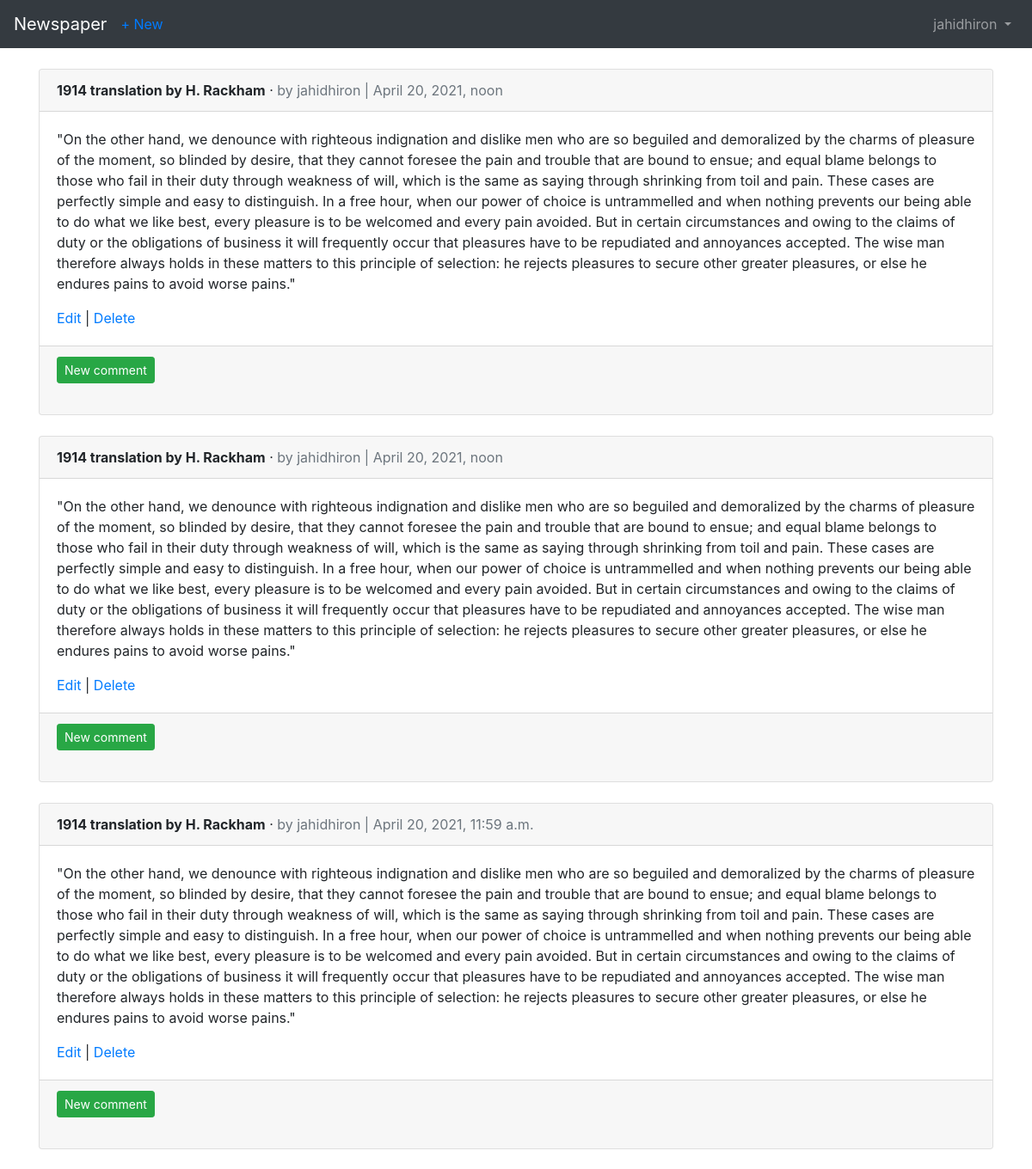
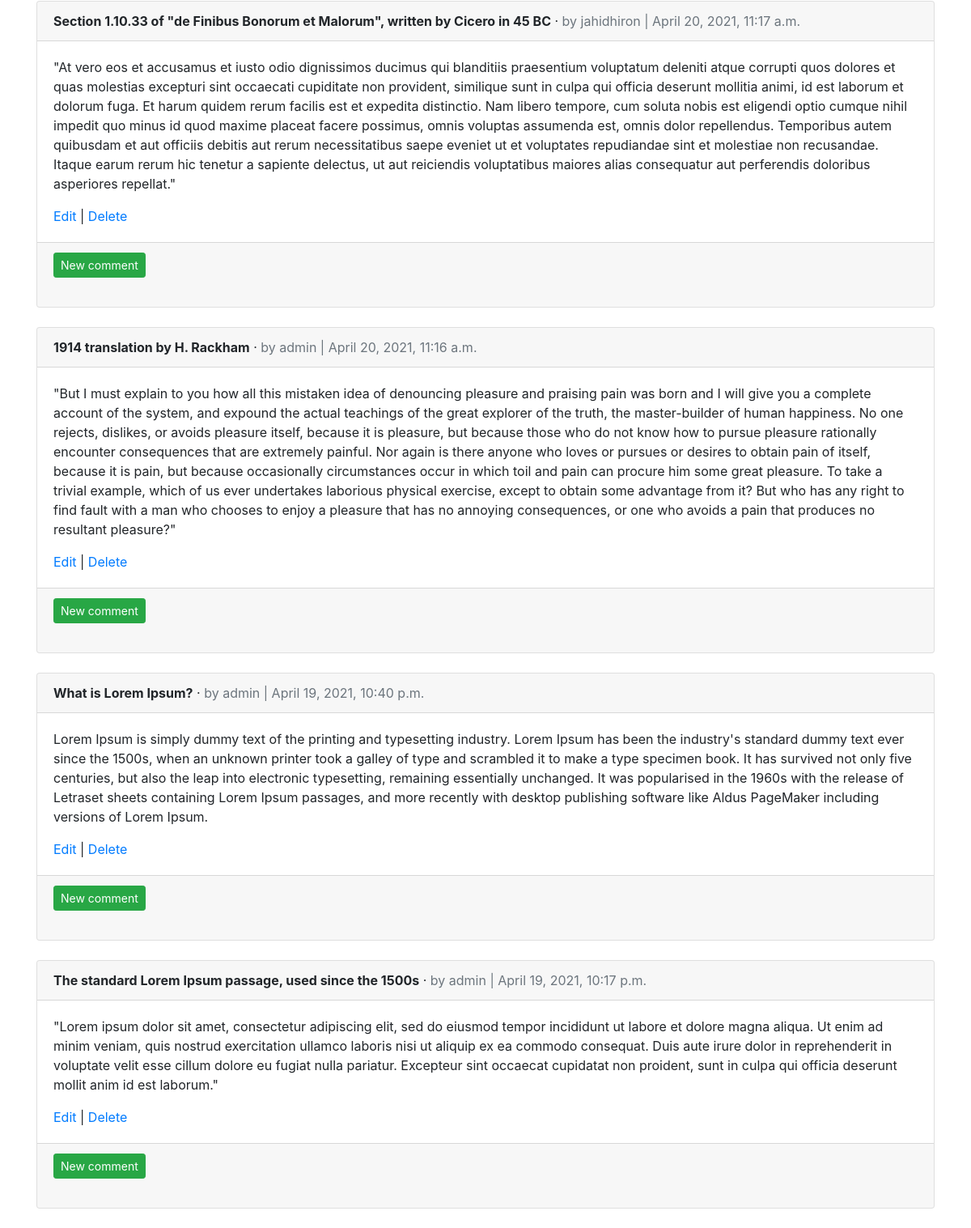
Before: /articles/ (signed in) with the older database file (2 pictures, top to bottom).
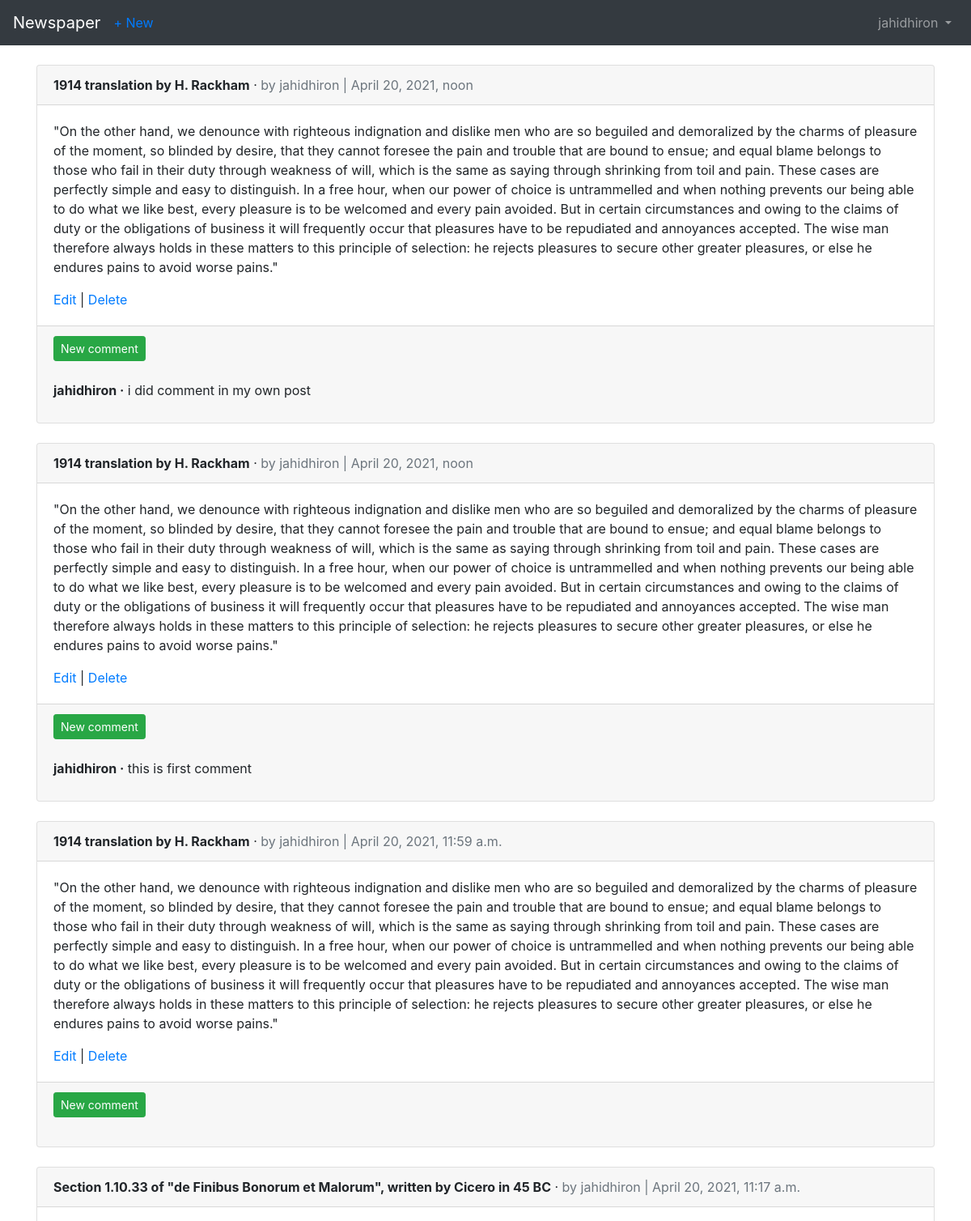
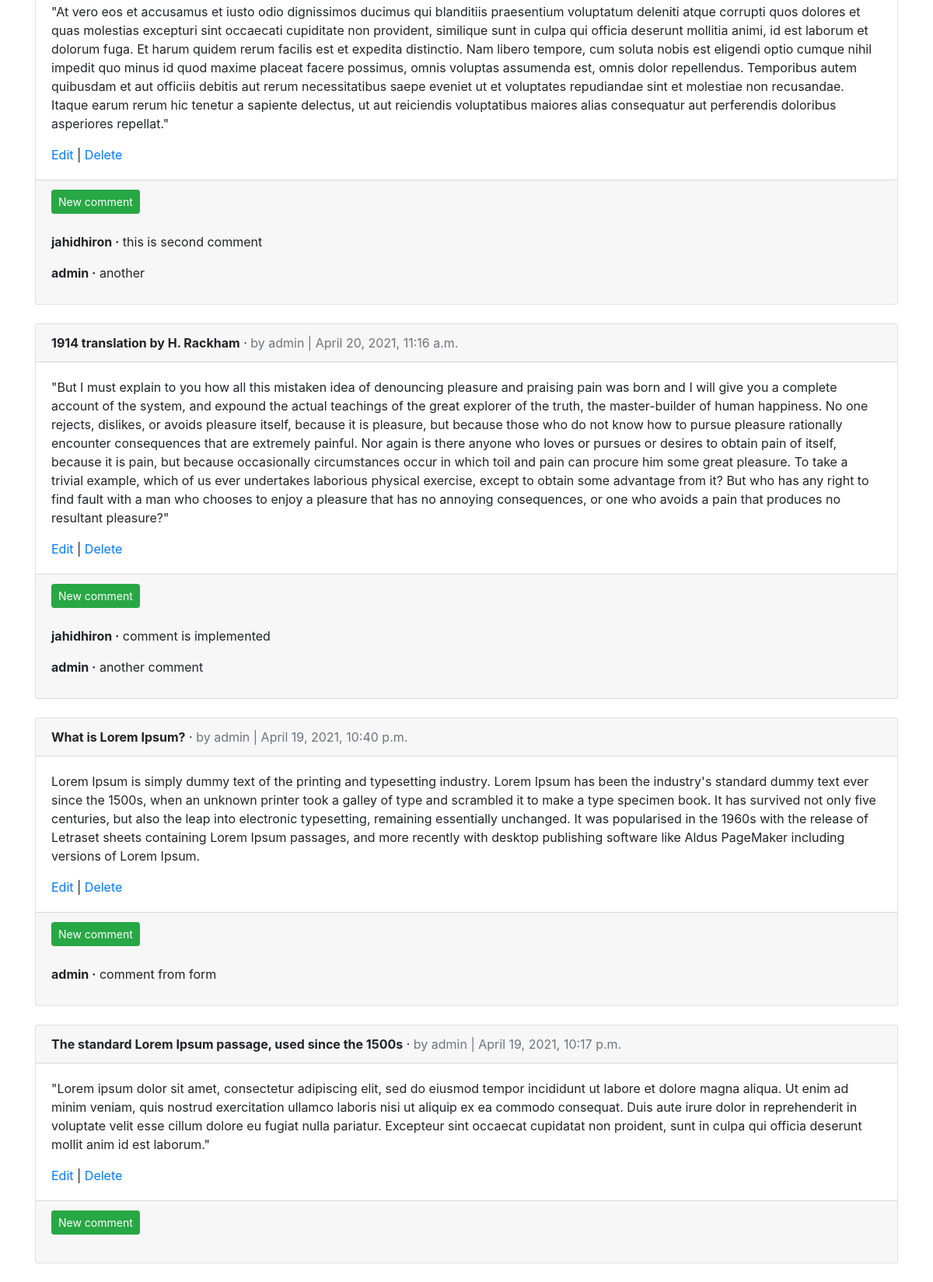
After: the same page with the newer database file (2 pictures, top to bottom).
### users/models.py (models this page shows)
class CustomUser(AbstractUser):
    age = models.PositiveIntegerField(null=True, blank=True)

### articles/models.py (models this page shows, shortened)
class Article(models.Model):
    title = models.CharField(max_length=255)
    body = models.TextField()
    date = models.DateTimeField(auto_now_add=True)
    author = models.ForeignKey(get_user_model(), on_delete=models.CASCADE,)
    class Meta:
        ordering = ['-date']

class Comment(models.Model):
    article = models.ForeignKey(
        Article, on_delete=models.
        CASCADE,
        related_name='comments'
    )
    comment = models.CharField(max_length=140)
    author = models.ForeignKey(get_user_model(), on_delete=models.CASCADE,)
    def __str__(self):
        return self.comment

### articles/views.py (the view)
# urls.py: path('', ArticleListView.as_view(), name='article_list'),
class ArticleListView(LoginRequiredMixin, ListView):
    model = Article
    template_name = 'article_list.html'
    login_url = 'login'

### templates/article_list.html (shortened to what this page needs)
{% extends 'base.html' %}
{% block content %}
{% for article in object_list %}
<div class="card">
    <div class="card-header">
        <span class="font-weight-bold">{{ article.title }}</span> &middot;
        <span class="text-muted">by {{ article.author }} |
            {{ article.date }}</span>
    </div>
    <div class="card-body">
        <p>{{ article.body }}</p>
        <a href="{% url 'article_edit' article.pk %}">Edit</a> |
        <a href="{% url 'article_delete' article.pk %}">Delete</a>
    </div>
    <div class="card-footer">
        <a href="{% url 'comment_create' article.pk %}" class="btn btn-success btn-sm">New comment</a>
        <br>
        <br>
        {% for comment in article.comments.all %}
        <p>
            <span class="font-weight-bold">{{ comment.author }} &middot;</span>
            {{ comment }}
        </p>
        {% endfor %}
    </div>
</div>
<br />
{% endfor %}
{% endblock content %}

### templates/base.html (shortened to what this page needs)
<!doctype html>
<html lang="en">
<head>
    <link rel="stylesheet" href="https://stackpath.bootstrapcdn.com/bootstrap/4.1.3/css/bootstrap.min.css"
>
</head>
<body>
    <nav class="navbar navbar-expand-md navbar-dark bg-dark mb-4">
        <a class="navbar-brand" href="{% url 'home' %}">Newspaper</a>
        {% if user.is_authenticated %}
        <ul class="navbar-nav mr-auto">
            <li class="nav-item"><a href="{% url 'article_new' %}">+ New</a></li>
        </ul>
        {% endif %}
        <div class="collapse navbar-collapse" id="navbarCollapse">
            {% if user.is_authenticated %}
            <ul class="navbar-nav ml-auto">
                <li class="nav-item">
                    <a class="nav-link dropdown-toggle" href="#" id="userMenu" data-toggle="dropdown"
                        aria-haspopup="true" aria-expanded="false">
                        {{ user.username }}
                    </a>
                </li>
            </ul>
            {% endif %}
        </div>
    </nav>
    <div class="container">
        {% block content %}
        {% endblock content %}
    </div>
</body>
</html>

Changed rows visible on the page:
added Comment: author "jahidhiron", comment "i did comment in my own post", shown under Article (number 1 of 7 on the later page)
added Comment: author "jahidhiron", comment "this is first comment", shown under Article (number 2 of 7 on the later page)
added Comment: author "jahidhiron", comment "this is second comment", shown under Article "Section 1.10.33 of \"de Finibus Bonorum et Malorum\", written by Cicero in 45 BC"
added Comment: author "admin", comment "another", shown under Article "Section 1.10.33 of \"de Finibus Bonorum et Malorum\", written by Cicero in 45 BC"
added Comment: author "jahidhiron", comment "comment is implemented", shown under Article "April 20, 2021, 11:16 a.m."
added Comment: author "admin", comment "another comment", shown under Article "April 20, 2021, 11:16 a.m."
added Comment: author "admin", comment "comment from form", shown under Article "What is Lorem Ipsum?"
